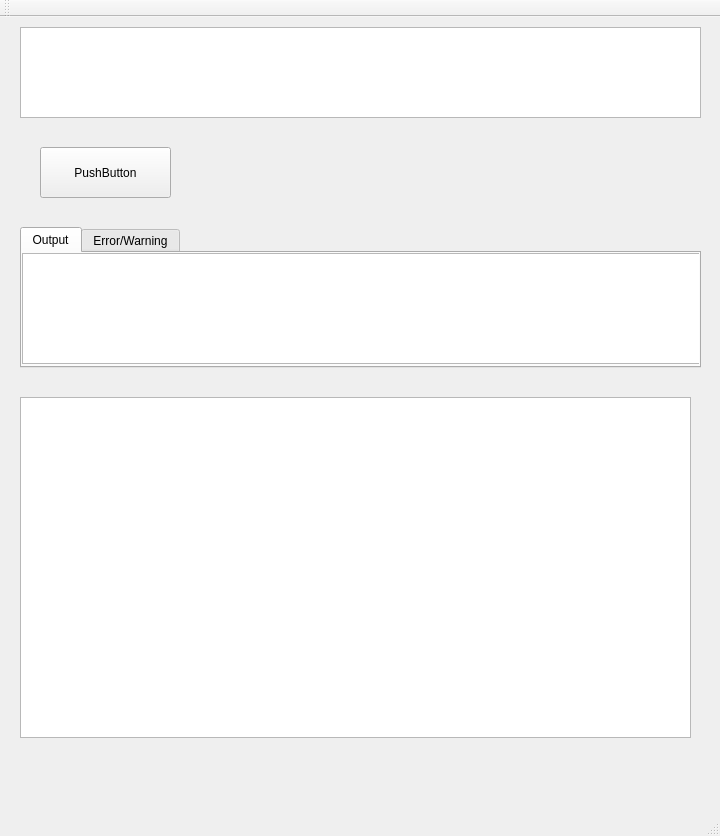
<?xml version="1.0" encoding="UTF-8"?>
<ui version="4.0">
 <class>view</class>
 <widget class="QMainWindow" name="view">
  <property name="geometry">
   <rect>
    <x>0</x>
    <y>0</y>
    <width>720</width>
    <height>836</height>
   </rect>
  </property>
  <property name="windowTitle">
   <string>Numerical Calculator</string>
  </property>
  <widget class="QWidget" name="centralWidget">
   <widget class="QTextEdit" name="inputTextBox">
    <property name="geometry">
     <rect>
      <x>20</x>
      <y>10</y>
      <width>681</width>
      <height>91</height>
     </rect>
    </property>
    <property name="font">
     <font>
      <family>Courier</family>
      <pointsize>15</pointsize>
     </font>
    </property>
   </widget>
   <widget class="QPushButton" name="returnButton">
    <property name="geometry">
     <rect>
      <x>40</x>
      <y>130</y>
      <width>131</width>
      <height>51</height>
     </rect>
    </property>
    <property name="text">
     <string>PushButton</string>
    </property>
   </widget>
   <widget class="QTabWidget" name="outputTabWidget">
    <property name="geometry">
     <rect>
      <x>20</x>
      <y>210</y>
      <width>681</width>
      <height>141</height>
     </rect>
    </property>
    <property name="currentIndex">
     <number>0</number>
    </property>
    <widget class="QWidget" name="tab">
     <attribute name="title">
      <string>Output</string>
     </attribute>
     <widget class="QPlainTextEdit" name="resultTextBox">
      <property name="geometry">
       <rect>
        <x>0</x>
        <y>0</y>
        <width>681</width>
        <height>111</height>
       </rect>
      </property>
      <property name="font">
       <font>
        <family>Courier</family>
        <pointsize>12</pointsize>
       </font>
      </property>
      <property name="readOnly">
       <bool>true</bool>
      </property>
     </widget>
    </widget>
    <widget class="QWidget" name="tab_2">
     <attribute name="title">
      <string>Error/Warning</string>
     </attribute>
     <widget class="QPlainTextEdit" name="ErrorTextBox">
      <property name="geometry">
       <rect>
        <x>-7</x>
        <y>-4</y>
        <width>681</width>
        <height>121</height>
       </rect>
      </property>
     </widget>
    </widget>
   </widget>
   <widget class="CurveForm" name="curveGraphView">
    <property name="geometry">
     <rect>
      <x>20</x>
      <y>380</y>
      <width>671</width>
      <height>341</height>
     </rect>
    </property>
   </widget>
  </widget>
  <widget class="QMenuBar" name="menuBar">
   <property name="geometry">
    <rect>
     <x>0</x>
     <y>0</y>
     <width>720</width>
     <height>26</height>
    </rect>
   </property>
  </widget>
  <widget class="QToolBar" name="mainToolBar">
   <attribute name="toolBarArea">
    <enum>TopToolBarArea</enum>
   </attribute>
   <attribute name="toolBarBreak">
    <bool>false</bool>
   </attribute>
  </widget>
  <widget class="QStatusBar" name="statusBar"/>
 </widget>
 <layoutdefault spacing="6" margin="11"/>
 <customwidgets>
  <customwidget>
   <class>CurveForm</class>
   <extends>QGraphicsView</extends>
   <header>curveform.h</header>
  </customwidget>
 </customwidgets>
 <resources/>
 <connections>
  <connection>
   <sender>returnButton</sender>
   <signal>clicked()</signal>
   <receiver>inputTextBox</receiver>
   <slot>copy()</slot>
   <hints>
    <hint type="sourcelabel">
     <x>103</x>
     <y>202</y>
    </hint>
    <hint type="destinationlabel">
     <x>151</x>
     <y>115</y>
    </hint>
   </hints>
  </connection>
 </connections>
</ui>
